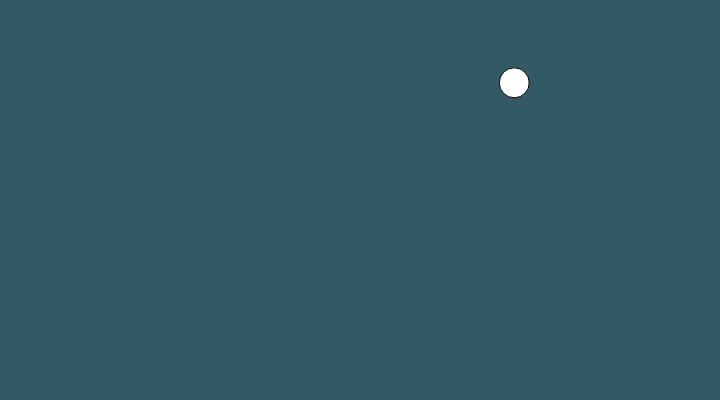
Frame 1 (no input)
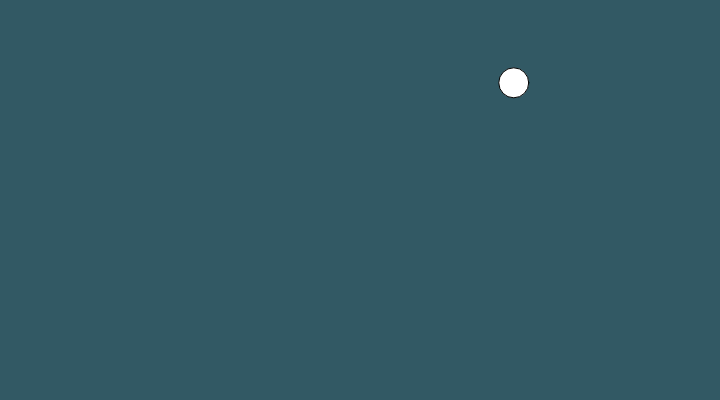
Frame 60 (no input)
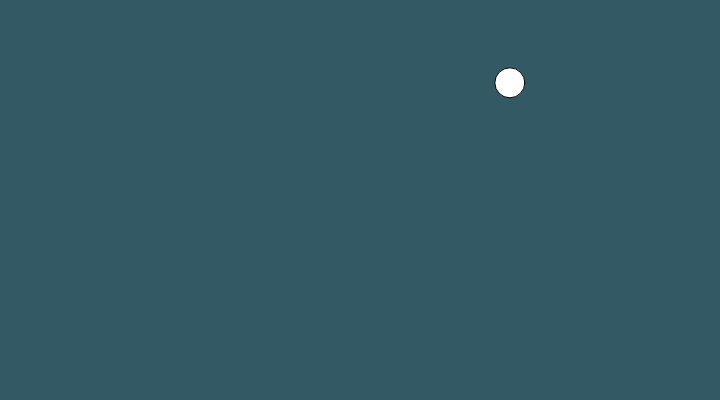
Frame 120 (the mouse pressed at the canvas centre since frame 60)

The p5.js sketch that drew these frames (run headless with seeded random() and noise() and a simulated clock; from frame 60 on, the mouse is pressed at the canvas centre):

// p5.js sketch
// ── sketch.js
function setup() {
  createCanvas(720, 400);
  // initialize a new object with jitter class
  bug = new Jitter();
}

function draw() {
  background(50, 89, 100);
  // display the object
  bug.display();
  // move the object
  bug.move();
}

// create a class called jitter
class Jitter {
  constructor() {
    // x position, y position, diameter, speed
    this.x = random(width);
    this.y = random(height);
    this.diameter = (10, 30);
    this.speed = 3;
  }

  display() {
    ellipse(this.x, this.y, this.diameter, this.diameter);
  }

  move () {
    this.x += random(-this.speed, this.speed);
  }

}
